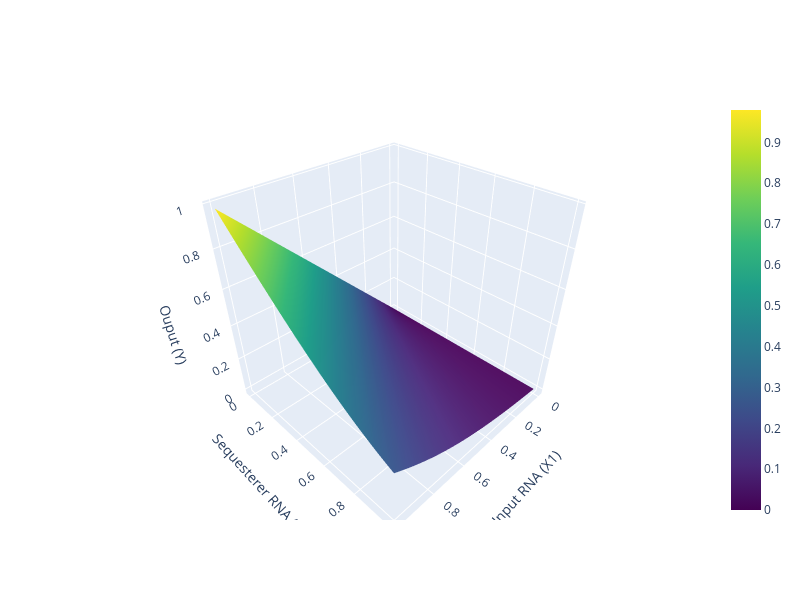

Notebook cell for this chart:
### Code cell
#3D-Plot of the activation functions
fig = go.Figure(data=[
    go.Surface(z=Y, x=X1, y=X2, colorscale="Viridis")
])

fig.update_layout(
    scene=dict(
        xaxis_title='Input RNA (X1)',
        yaxis_title='Sequesterer RNA (X2)',
        zaxis_title='Ouput (Y)'
    ),
    width=800,
    height=600
)

fig.show()

### Figure 1 — Plotly figure (JSON) as saved in the notebook; plotly's stock layout.template omitted (floating-point values rounded to 4 significant figures; data arrays with more than 128 entries replaced by an {"elided": "..."} marker saying what was removed)
{"data": [{"colorscale": [[0, "#440154"], [0.1111, "#482878"], [0.2222, "#3e4989"], [0.3333, "#31688e"], [0.4444, "#26828e"], [0.5556, "#1f9e89"], [0.6667, "#35b779"], [0.7778, "#6ece58"], [0.8889, "#b5de2b"], [1, "#fde725"]], "type": "surface", "x": {"elided": "50x50 float values"}, "y": {"elided": "50x50 float values"}, "z": {"elided": "50x50 float values"}}], "layout": {"height": 600, "scene": {"xaxis": {"title": {"text": "Input RNA (X1)"}}, "yaxis": {"title": {"text": "Sequesterer RNA (X2)"}}, "zaxis": {"title": {"text": "Ouput (Y)"}}}, "width": 800}}
